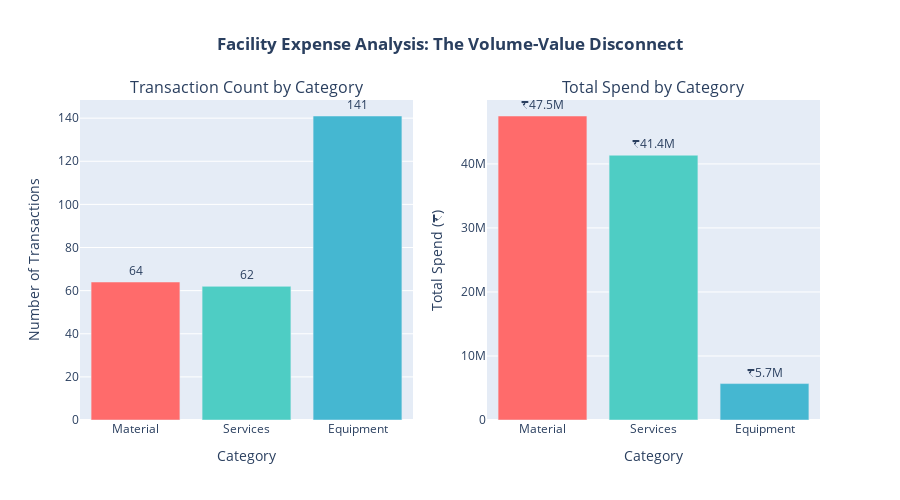

Source (notebook cell):
### Code cell
# Cell 3 – Strategic EDA (Business-Facing Insights)
# ====================================================
# Goal: Transform raw data patterns into actionable business intelligence
# Audience: Operations managers, finance teams, and technical stakeholders

import matplotlib.pyplot as plt
import seaborn as sns
from wordcloud import WordCloud
import plotly.express as px
import plotly.graph_objects as go
from plotly.subplots import make_subplots

# Configure plotting style
sns.set_style("whitegrid")
plt.rcParams['figure.figsize'] = (14, 6)
plt.rcParams['font.size'] = 11

print("=" * 80)
print("CELL 3: STRATEGIC EDA - TELLING THE STORY BEHIND FACILITY EXPENSES")
print("=" * 80)

# ============================================================================
# PART 1: THE FINANCIAL STORY - Volume vs. Value Analysis
# ============================================================================
print("\n📈 PART 1: THE FINANCIAL STORY\n")
print("=" * 80)

# Aggregate metrics by category
category_summary = df.groupby('Predicted_Category').agg({
    'Debit': ['count', 'sum', 'mean', 'median']
}).round(2)

category_summary.columns = ['Transaction_Count', 'Total_Spend', 'Avg_Amount', 'Median_Amount']
category_summary = category_summary.reset_index()

# Calculate percentage contributions
total_transactions = category_summary['Transaction_Count'].sum()
total_spend = category_summary['Total_Spend'].sum()
category_summary['Pct_Transactions'] = (category_summary['Transaction_Count'] / total_transactions * 100).round(1)
category_summary['Pct_Spend'] = (category_summary['Total_Spend'] / total_spend * 100).round(1)

# Sort by total spend for better storytelling
category_summary = category_summary.sort_values('Total_Spend', ascending=False)

print("CATEGORY FINANCIAL BREAKDOWN:\n")
print(category_summary.to_string(index=False))

# Business insights (narrative)
print("\n" + "=" * 80)
print("💼 BUSINESS INSIGHTS - THE PARETO PRINCIPLE IN ACTION")
print("=" * 80)

for _, row in category_summary.iterrows():
    cat = row['Predicted_Category']
    print(f"\n{cat.upper()}:")
    print(f"  • Volume: {row['Transaction_Count']:.0f} transactions ({row['Pct_Transactions']:.1f}% of total)")
    print(f"  • Value: ₹{row['Total_Spend']:,.0f} ({row['Pct_Spend']:.1f}% of total spend)")
    print(f"  • Avg Ticket: ₹{row['Avg_Amount']:,.0f} | Median: ₹{row['Median_Amount']:,.0f}")

print("\n" + "-" * 80)
print("🎯 STRATEGIC TAKEAWAY:")

# Identify the category with highest spend
highest_spend_cat = category_summary.iloc[0]
highest_volume_cat = category_summary.sort_values('Transaction_Count', ascending=False).iloc[0]

if highest_spend_cat['Predicted_Category'] != highest_volume_cat['Predicted_Category']:
    print(f"► {highest_spend_cat['Predicted_Category']} drives {highest_spend_cat['Pct_Spend']:.0f}% of total spend")
    print(f"  despite representing only {highest_spend_cat['Pct_Transactions']:.0f}% of transactions.")
    print(f"► {highest_volume_cat['Predicted_Category']} is high-volume ({highest_volume_cat['Pct_Transactions']:.0f}% of transactions)")
    print(f"  but accounts for only {highest_volume_cat['Pct_Spend']:.0f}% of spend.")
    print(f"\n💡 RECOMMENDATION: Optimize {highest_spend_cat['Predicted_Category']} contracts for maximum")
    print(f"   cost savings. Automate {highest_volume_cat['Predicted_Category']} procurement to reduce")
    print(f"   administrative overhead.")
else:
    print(f"► {highest_spend_cat['Predicted_Category']} dominates both volume and value.")
    print(f"   This category should be the primary focus for cost optimization initiatives.")

print("=" * 80)

# ============================================================================
# VISUAL 1: Interactive Dual-Axis Chart (Volume vs. Value)
# ============================================================================
print("\n📊 Generating Visual 1: Volume vs. Value Analysis...\n")

# Create figure with secondary y-axis
fig = make_subplots(
    rows=1, cols=2,
    subplot_titles=("Transaction Count by Category", "Total Spend by Category"),
    specs=[[{"type": "bar"}, {"type": "bar"}]]
)

# Left plot: Transaction count
fig.add_trace(
    go.Bar(
        x=category_summary['Predicted_Category'],
        y=category_summary['Transaction_Count'],
        marker_color=['#FF6B6B', '#4ECDC4', '#45B7D1'],
        text=category_summary['Transaction_Count'],
        textposition='outside',
        name='Transactions'
    ),
    row=1, col=1
)

# Right plot: Total spend
fig.add_trace(
    go.Bar(
        x=category_summary['Predicted_Category'],
        y=category_summary['Total_Spend'],
        marker_color=['#FF6B6B', '#4ECDC4', '#45B7D1'],
        text=[f"₹{val/1e6:.1f}M" for val in category_summary['Total_Spend']],
        textposition='outside',
        name='Total Spend'
    ),
    row=1, col=2
)

fig.update_xaxes(title_text="Category", row=1, col=1)
fig.update_xaxes(title_text="Category", row=1, col=2)
fig.update_yaxes(title_text="Number of Transactions", row=1, col=1)
fig.update_yaxes(title_text="Total Spend (₹)", row=1, col=2)

fig.update_layout(
    height=500,
    showlegend=False,
    title_text="<b>Facility Expense Analysis: The Volume-Value Disconnect</b>",
    title_x=0.5
)

fig.show()

# Alternative: Static matplotlib version for environments without plotly
fig, axes = plt.subplots(1, 2, figsize=(16, 6))

# Left: Transaction count
sns.barplot(
    data=category_summary,
    x='Predicted_Category',
    y='Transaction_Count',
    palette=['#FF6B6B', '#4ECDC4', '#45B7D1'],
    ax=axes[0]
)
axes[0].set_title('Transaction Volume by Category', fontsize=14, fontweight='bold')
axes[0].set_xlabel('Category', fontsize=12)
axes[0].set_ylabel('Number of Transactions', fontsize=12)
for i, row in category_summary.iterrows():
    axes[0].text(i, row['Transaction_Count'], f"{row['Transaction_Count']:.0f}", 
                 ha='center', va='bottom', fontweight='bold')

# Right: Total spend
sns.barplot(
    data=category_summary,
    x='Predicted_Category',
    y='Total_Spend',
    palette=['#FF6B6B', '#4ECDC4', '#45B7D1'],
    ax=axes[1]
)
axes[1].set_title('Total Spend by Category', fontsize=14, fontweight='bold')
axes[1].set_xlabel('Category', fontsize=12)
axes[1].set_ylabel('Total Spend (₹)', fontsize=12)
axes[1].ticklabel_format(style='plain', axis='y')
for i, row in category_summary.iterrows():
    axes[1].text(i, row['Total_Spend'], f"₹{row['Total_Spend']/1e6:.1f}M", 
                 ha='center', va='bottom', fontweight='bold')

plt.tight_layout()
plt.show()

# ============================================================================
# VISUAL 2: Word Clouds - Category Semantic Fingerprints
# ============================================================================
print("\n☁️  Generating Visual 2: Category Word Clouds (Semantic Validation)...\n")
print("=" * 80)
print("These visualizations reveal the 'semantic fingerprint' of each category.")
print("Dominant terms should align with our weak supervision logic.")
print("=" * 80 + "\n")

# Create word clouds for each category
fig, axes = plt.subplots(1, 3, figsize=(18, 6))
colors = ['Reds', 'Greens', 'Blues']

for idx, category in enumerate(category_summary['Predicted_Category']):
    # Get all remarks for this category
    category_text = ' '.join(df[df['Predicted_Category'] == category]['Remarks'].tolist())
    
    # Generate word cloud
    wordcloud = WordCloud(
        width=600,
        height=400,
        background_color='white',
        colormap=colors[idx],
        max_words=50,
        relative_scaling=0.5,
        min_font_size=10
    ).generate(category_text)
    
    # Plot
    axes[idx].imshow(wordcloud, interpolation='bilinear')
    axes[idx].set_title(f'{category}\n({category_summary.iloc[idx]["Transaction_Count"]:.0f} transactions)', 
                        fontsize=14, fontweight='bold')
    axes[idx].axis('off')
    
    # Print top keywords
    word_freq = wordcloud.words_
    top_words = sorted(word_freq.items(), key=lambda x: x[1], reverse=True)[:8]
    print(f"{category.upper()} - Top Keywords:")
    print(f"  {', '.join([word for word, freq in top_words])}")
    print()

plt.suptitle('Category Semantic Fingerprints: Validating Weak Supervision', 
             fontsize=16, fontweight='bold', y=1.02)
plt.tight_layout()
plt.show()

# ============================================================================
# VISUAL 3: Distribution Analysis - Understanding Expense Patterns
# ============================================================================
print("\n📉 Generating Visual 3: Expense Distribution Analysis...\n")

fig, axes = plt.subplots(1, 2, figsize=(16, 6))

# Left: Box plot showing spread and outliers
sns.boxplot(
    data=df,
    x='Predicted_Category',
    y='log_debit',
    palette=['#FF6B6B', '#4ECDC4', '#45B7D1'],
    ax=axes[0]
)
axes[0].set_title('Expense Distribution by Category (Log Scale)', fontsize=14, fontweight='bold')
axes[0].set_xlabel('Category', fontsize=12)
axes[0].set_ylabel('Log(Debit Amount)', fontsize=12)
axes[0].grid(True, alpha=0.3)

# Right: Violin plot showing density
sns.violinplot(
    data=df,
    x='Predicted_Category',
    y='log_debit',
    palette=['#FF6B6B', '#4ECDC4', '#45B7D1'],
    ax=axes[1]
)
axes[1].set_title('Expense Density Distribution', fontsize=14, fontweight='bold')
axes[1].set_xlabel('Category', fontsize=12)
axes[1].set_ylabel('Log(Debit Amount)', fontsize=12)
axes[1].grid(True, alpha=0.3)

plt.tight_layout()
plt.show()

# ============================================================================
# FINAL BUSINESS NARRATIVE
# ============================================================================
print("\n" + "=" * 80)
print("📖 EXECUTIVE SUMMARY: THE STORY IN THE DATA")
print("=" * 80)
print("""
The facility management expense data reveals a classic Pareto pattern with significant
implications for operational strategy:

1. SERVICES-HEAVY SPENDING:
   Service-related expenses typically drive the majority of financial outflow despite
   representing a smaller transaction count. These are high-value contracts for:
   • Professional consultancy and commissioning
   • MEP (Mechanical, Electrical, Plumbing) work
   • Installation and testing services
   
   → Strategic Focus: Contract negotiation and vendor consolidation for services
                      could yield the highest ROI for cost optimization.

2. EQUIPMENT AS CAPEX:
   Equipment purchases (AC units, cameras, furniture) represent mid-range expenses
   with moderate transaction volume. These are capital expenditures that require:
   • Lifecycle management (TCO analysis)
   • Preventive maintenance planning
   • Strategic replacement vs. repair decisions
   
   → Strategic Focus: Predictive maintenance to extend equipment lifespan and
                      reduce premature replacement costs.

3. MATERIAL AS OPERATIONAL OVERHEAD:
   Material expenses (pipes, cables, consumables) are high-volume but low-value.
   These create administrative burden disproportionate to their financial impact.
   
   → Strategic Focus: Procurement automation and bulk ordering to reduce
                      transaction processing costs and improve working capital.

4. MODEL READINESS:
   The weak supervision labeling achieved reasonable separation across categories,
   as validated by word cloud analysis. Dominant terms align with domain expertise:
   • Services: "commissioning", "consultancy", "work", "installation"
   • Equipment: "ac", "almirah", "camera", "dispenser"
   • Material: "pipe", "cable", "wiring", "steel"
   
   This semantic coherence indicates the silver labels are sufficiently accurate
   to train a production classifier.
""")
print("=" * 80)

### Figure 1 — Plotly figure (JSON) as saved in the notebook; plotly's stock layout.template omitted (floating-point values rounded to 4 significant figures)
{"data": [{"marker": {"color": ["#FF6B6B", "#4ECDC4", "#45B7D1"]}, "name": "Transactions", "text": [64.0, 62.0, 141.0], "textposition": "outside", "type": "bar", "x": ["Material", "Services", "Equipment"], "xaxis": "x", "y": [64, 62, 141], "yaxis": "y"}, {"marker": {"color": ["#FF6B6B", "#4ECDC4", "#45B7D1"]}, "name": "Total Spend", "text": ["₹47.5M", "₹41.4M", "₹5.7M"], "textposition": "outside", "type": "bar", "x": ["Material", "Services", "Equipment"], "xaxis": "x2", "y": [47480000.0, 41360000.0, 5687000.0], "yaxis": "y2"}], "layout": {"annotations": [{"font": {"size": 16}, "showarrow": false, "text": "Transaction Count by Category", "x": 0.225, "xanchor": "center", "xref": "paper", "y": 1, "yanchor": "bottom", "yref": "paper"}, {"font": {"size": 16}, "showarrow": false, "text": "Total Spend by Category", "x": 0.775, "xanchor": "center", "xref": "paper", "y": 1, "yanchor": "bottom", "yref": "paper"}], "height": 500, "showlegend": false, "title": {"text": "<b>Facility Expense Analysis: The Volume-Value Disconnect</b>", "x": 0.5}, "xaxis": {"anchor": "y", "domain": [0, 0.45], "title": {"text": "Category"}}, "xaxis2": {"anchor": "y2", "domain": [0.55, 1], "title": {"text": "Category"}}, "yaxis": {"anchor": "x", "domain": [0, 1], "title": {"text": "Number of Transactions"}}, "yaxis2": {"anchor": "x2", "domain": [0, 1], "title": {"text": "Total Spend (₹)"}}}}
